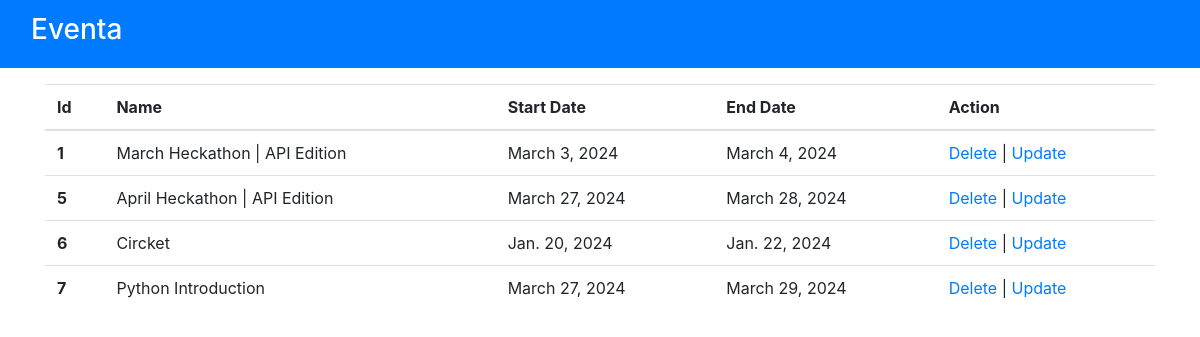
/all-events, run on the app's committed database.
### event/models.py (models this page shows, shortened)
class Event(models.Model):
    category = models.ForeignKey(EventCategory, on_delete=models.CASCADE)
    name = models.CharField(max_length=255, unique=True)
    uid = models.PositiveIntegerField(unique=True)
    description = models.TextField()
    image = models.ImageField(upload_to='event_category/', null=True, blank=True)
    select_scheduled_status = (
        ('yet to scheduled', 'Yet to Scheduled'),
        ('scheduled', 'Scheduled')
    )
    scheduled_status = models.CharField(max_length=25, choices=select_scheduled_status)
    venue = models.CharField(max_length=255)
    start_date = models.DateField()
    end_date = models.DateField()
    created_user = models.ForeignKey(User, on_delete=models.CASCADE, blank=True, null=True,
                                     related_name='event_created_user')
    updated_user = models.ForeignKey(User, on_delete=models.CASCADE, blank=True, null=True,
                                     related_name='event_updated_user')
    created_date = models.DateField(auto_now_add=True)
    updated_date = models.DateField(auto_now_add=True)
    status_choice = (
        ('disabled', 'Disabled'),
        ('active', 'Active'),
        ('deleted', 'Deleted'),
        ('time out', 'Time Out'),
        ('completed', 'Completed'),
        ('cancel', 'Cancel'),
    )
    status = models.CharField(choices=status_choice, max_length=10)
    participants = models.ManyToManyField(User, blank=True, related_name='events')

### event/views.py (the view)
# urls.py: path('all-events', views.all_events, name='all-events'),
def all_events(request):
    events = Event.objects.all()
    context = {'events': events}
    return render(request, 'admin/all_events.html', context)

### event/templates/admin/all_events.html (shortened to what this page needs)
{% extends 'admin/admin_base.html' %}
{% block content %}
<div class="container my-3">
<table class="table table-hover">
  <thead>
    <tr>
      <th scope="col">Id</th>
      <th scope="col">Name</th>
      <th scope="col">Start Date</th>
      <th scope="col">End Date</th>
      <th scope="col">Action</th>
    </tr>
  </thead>
  <tbody>
  {% for event in events %}
    <tr>
      <th scope="row">{{event.id}}</th>
      <td>{{event.name}}</td>
      <td>{{event.start_date}}</td>
      <td>{{event.end_date}}</td>
      <td><a href="{% url 'delete-event' event.id %}">Delete</a> | <a href="{% url 'update-event' event.id %}">Update</a> </td>
    </tr>
  {% endfor %}
  </tbody>
</table>
</div>
{% endblock content %}

### data on the page
Event: id "1", name "March Heckathon | API Edition", start_date "March 3, 2024", end_date "March 4, 2024"
Event: id "5", name "April Heckathon | API Edition", start_date "March 27, 2024", end_date "March 28, 2024"
Event: id "6", name "Circket", start_date "Jan. 20, 2024", end_date "Jan. 22, 2024"
Event: id "7", name "Python Introduction", start_date "March 27, 2024", end_date "March 29, 2024"
